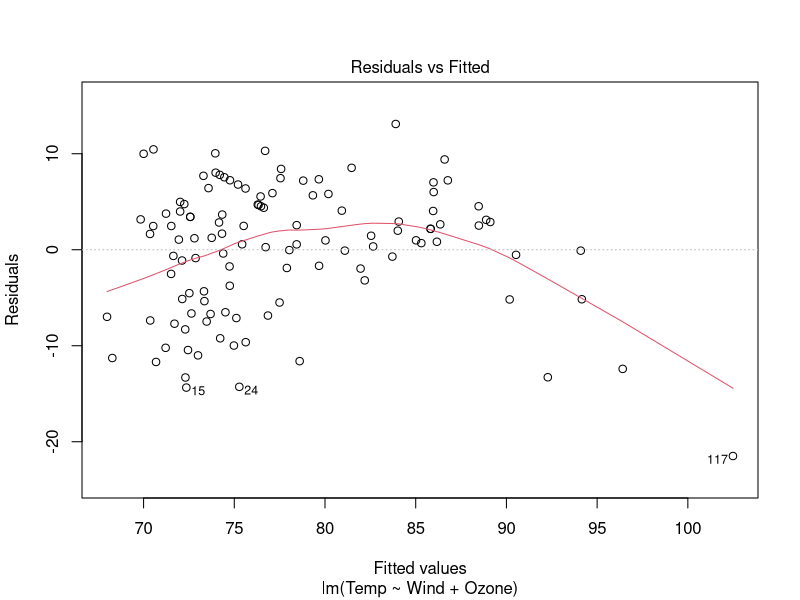
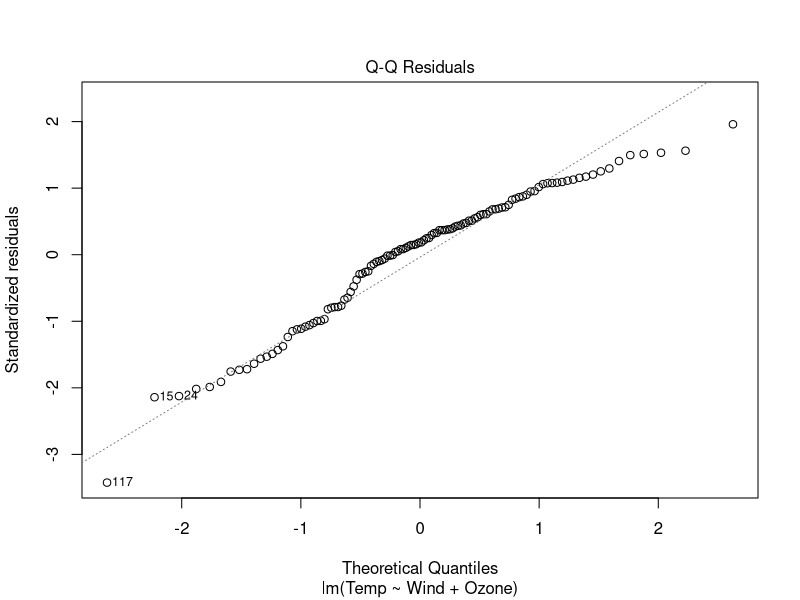
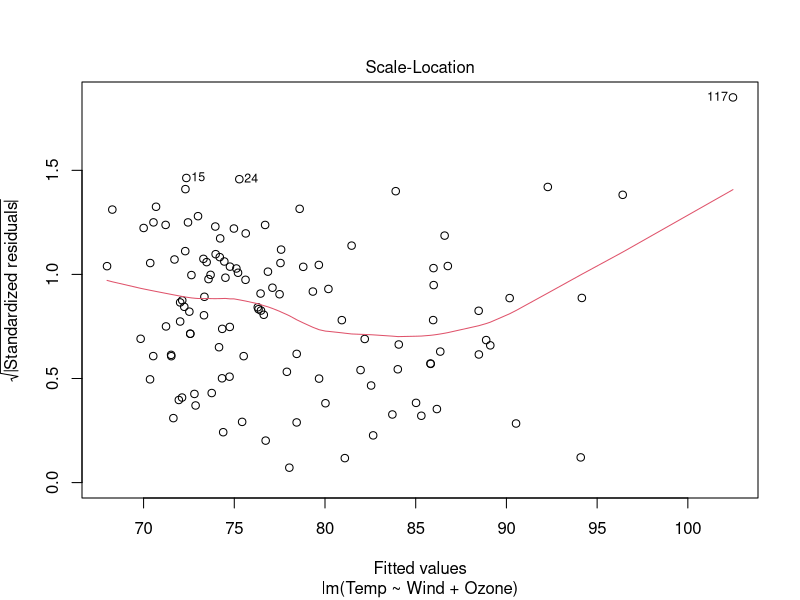
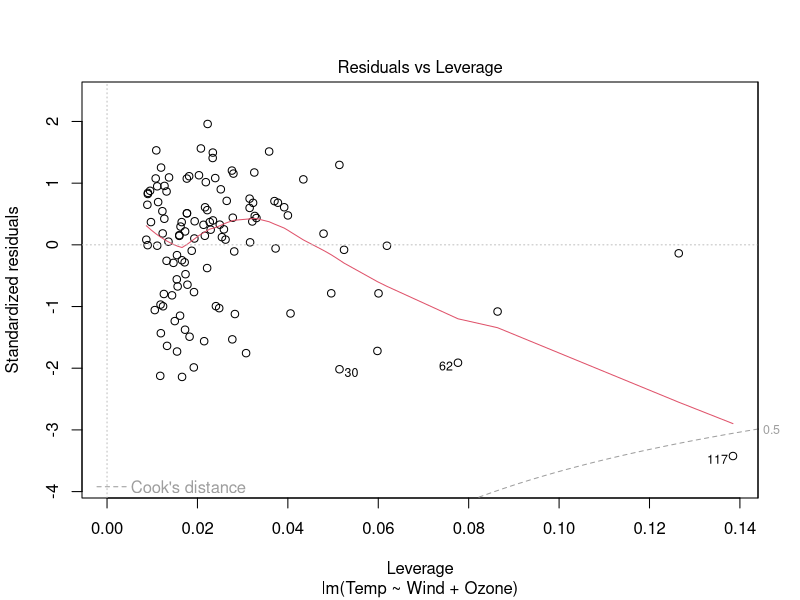

The R script that drew these images, in order:
# This function is going to help us get all in built data
data()
# This the dataset that we will be working with it
airquality
# The different graphs
mod=lm(Temp ~ Wind + Ozone,airquality)
plot(lm(Temp ~ Wind + Ozone,airquality))
# The summary of the linear regression
summary(lm(Temp ~ Wind + Ozone,airquality))
